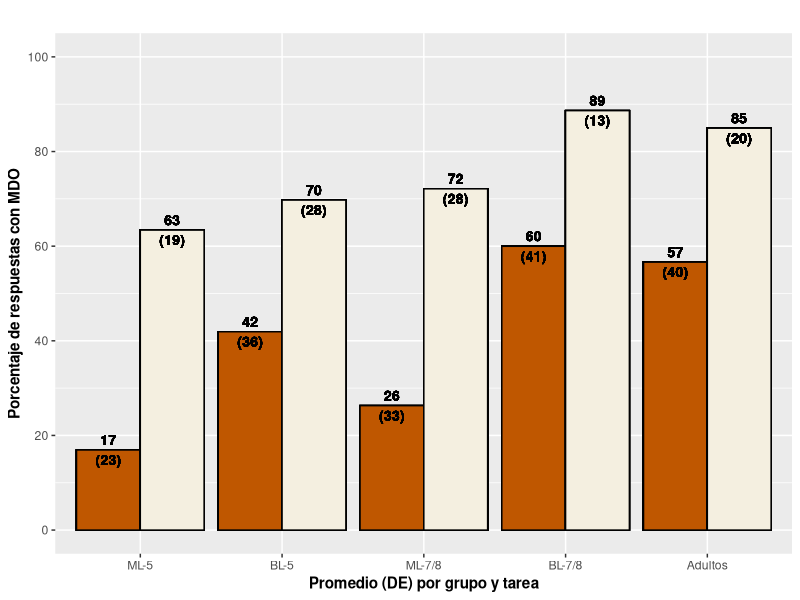
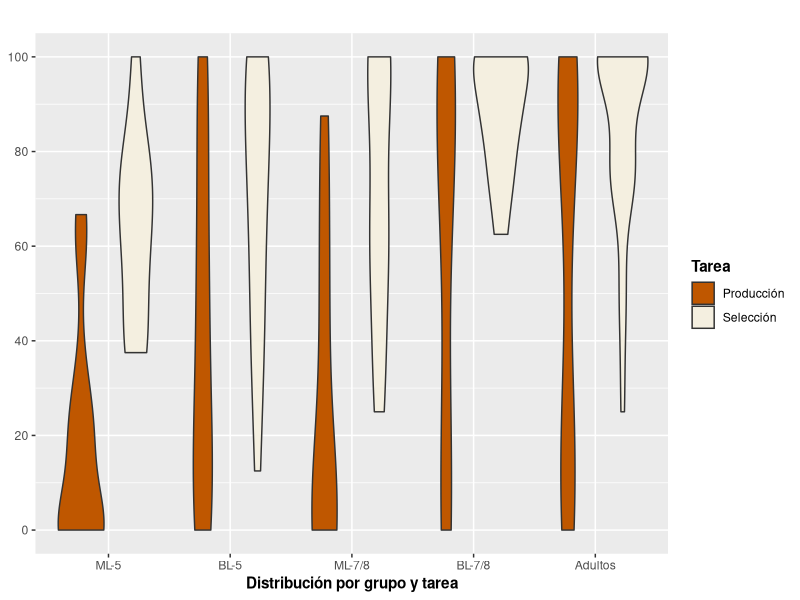
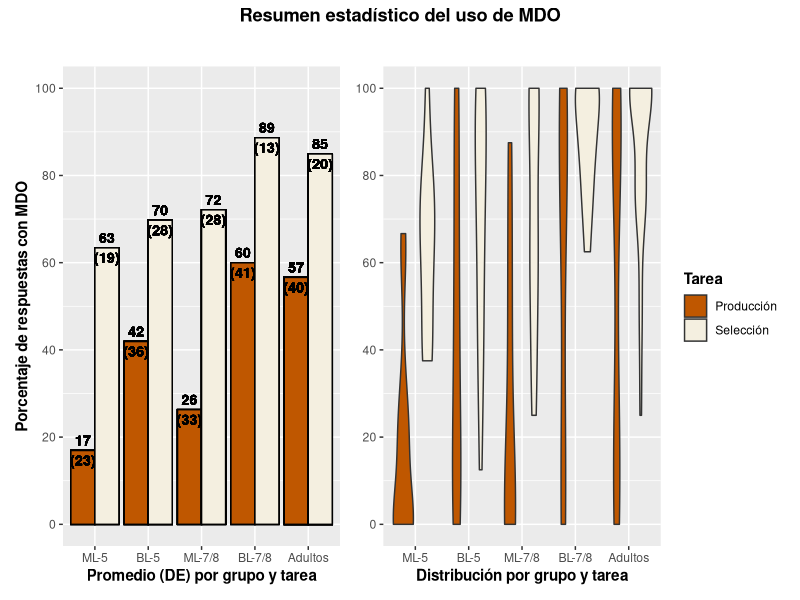
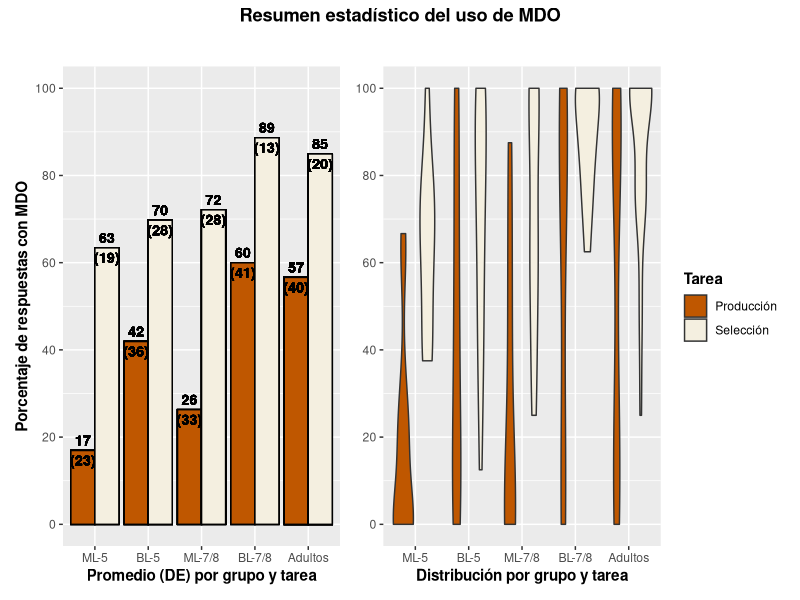

These figures' R source, in order:
library(tidyverse)
library(here)
library(patchwork)


# Load data
## Producción
DLI78_EPT <- read_csv(here("./CSV Files/DLI-78/DLI-78 DOM EPT.csv")) %>% 
  mutate(Group = "BL-7/8",
         Task = "Producción",
         School = "Bilingüe",
         Age = "7°/8° grado")

MLS78_EPT <- read_csv(here("./CSV Files/MLS-78/MLS-78 DOM EPT.csv")) %>%
  filter(!School == "GBCS") %>% 
  mutate(Group = "ML-7/8",
         Task = "Producción",
         School = "Monolingual",
         Age = "7°/8° grado")

DLI5_EPT <- read_csv(here("./CSV Files/DLI-5/DLI-5 DOM EPT.csv")) %>% 
  filter(Item %in% c("EPT-02", "EPT-08", "EPT-12", "EPT-14", "EPT-20", "EPT-24", "EPT-26", "EPT-32", "EPT-38", "EPT-42")) %>% 
  mutate(Group = "BL-5",
         Task = "Producción",
         School = "Bilingüe",
         Age = "5° grado")

MLS5_EPT <- read_csv(here("./CSV Files/MLS-5/MLS-5 DOM EPT.csv")) %>%
  filter(!School == "GBCS") %>% 
  mutate(Group = "ML-5",
         Task = "Producción",
         School = "Monolingual",
         Age = "5° grado")

HSA_EPT <- read_csv(here("./CSV Files/Adult HS/Adult HS DOM EPT.csv")) %>%
  filter(Item %in% c("EPT-02", "EPT-08", "EPT-12", "EPT-14", "EPT-20", "EPT-24", "EPT-26", "EPT-32", "EPT-38", "EPT-42")) %>%
  mutate(Group = "Adultos",
         Task = "Producción",
         School = "Adultos",
         Age = "Adultos")


## Selección
DLI78_FCT <- read_csv(here("./CSV Files/DLI-78/DLI-78 DOM FCT.csv")) %>% 
  mutate(Group = "BL-7/8",
         Task = "Selección",
         School = "Bilingüe",
         Age = "7°/8° grado")

MLS78_FCT <- read_csv(here("./CSV Files/MLS-78/MLS-78 DOM FCT.csv")) %>%
  filter(!School == "GBCS") %>% 
  mutate(Group = "ML-7/8",
         Task = "Selección",
         School = "Monolingual",
         Age = "7°/8° grado")

DLI5_FCT <- read_csv(here("./CSV Files/DLI-5/DLI-5 DOM FCT.csv")) %>% 
  mutate(Group = "BL-5",
         Task = "Selección",
         School = "Bilingüe",
         Age = "5° grado")

MLS5_FCT <- read_csv(here("./CSV Files/MLS-5/MLS-5 DOM FCT.csv")) %>%
  filter(!School == "GBCS") %>% 
  mutate(Group = "ML-5",
         Task = "Selección",
         School = "Monolingual",
         Age = "5° grado")

HSA_FCT <- read_csv(here("./CSV Files/Adult HS/Adult HS DOM FCT.csv")) %>%
  mutate(Group = "Adultos",
         Task = "Selección",
         School = "Adultos",
         Age = "Adultos")


# Join and tidy data
## Unify by task
Producción <- rbind(DLI78_EPT, MLS78_EPT, DLI5_EPT, MLS5_EPT, HSA_EPT)
Selección <- rbind(DLI78_FCT, MLS78_FCT, DLI5_FCT, MLS5_FCT, HSA_FCT)


## Create unified dataframe
Master <- rbind(Producción, Selección)
Master$Group <- factor(Master$Group, levels = c("ML-5", "BL-5", "ML-7/8", "BL-7/8", "Adultos"))


## Prepare averages by structures
Master_Bar <- Master %>%
  filter(!is.na(DOM_Use)) %>%
  group_by(Group, Task) %>%
  summarize(Total_Accuracy  = sum(DOM_Use, na.rm = TRUE),
            Total_Responses = n(),
            Ratio = 100 * Total_Accuracy / Total_Responses,
            .groups = "drop")

Master_Box <- Master %>%
  filter(!is.na(DOM_Use)) %>%
  group_by(Part_ID, Group, Task) %>%
  summarize(Total_Accuracy  = sum(DOM_Use, na.rm = TRUE),
            Total_Responses = n(),
            Ratio = 100 * Total_Accuracy / Total_Responses,
            .groups = "drop")


## Summary of SDs for bar graph
Master_Bar_Summary <- Master_Box %>%
  group_by(Group, Task) %>%
  summarize(Average = mean(Ratio, na.rm = TRUE), 
            SD = sd(Ratio, na.rm = TRUE), 
            .groups = "drop") %>% 
  left_join(Master_Box, Master_Bar_Summary, by = c("Group", "Task"))



# Create plots
## Bar graph
Bar_Graph <- Master_Bar_Summary %>% 
  ggplot(aes(x = Group, y = Average, fill = Task)) +
  geom_bar(position = "dodge", color = "black", stat = "identity") +
  scale_y_continuous(breaks = seq (0, 100, 20),
                     limits = c(0, 100)) +
    geom_text(aes(label = paste0(round(Average), "\n(", round(SD), ")")),
            position = position_dodge(width = .9),
            vjust = 0.5,
            size = 3.5,
            fontface = "bold") +
  scale_fill_manual(values = c("#BF5700", "#F4EFE0")) +
  labs(x = "Promedio (DE) por grupo y tarea", y = "Porcentaje de respuestas con MDO", title = "") +
  theme(axis.title = element_text(face = "bold"),
        plot.title = element_text(hjust = 0.5, face = "bold"),
        legend.position = "none",
        strip.text = element_text(face = "bold"),
        strip.text.x = element_text(face = "bold"))

Bar_Graph

## Generate boxplot
Boxplot <- Master_Box %>% 
  ggplot(aes(x = Group, y = Ratio, fill = Task)) +
  geom_violin() +
  scale_y_continuous(breaks = seq (0, 100, 20),
                     limits = c(0, 100)) +
  scale_fill_manual(values = c("#BF5700", "#F4EFE0")) +
  labs(x = "Distribución por grupo y tarea", fill = "Tarea", title = "") +
  theme(axis.title = element_text(face = "bold"),
        plot.title = element_text(hjust = 0.5, face = "bold"),
        legend.title = element_text(face = "bold"),
        strip.text = element_text(face = "bold"),
        strip.text.x = element_text(face = "bold"),
        axis.title.y = element_blank())

Boxplot  


## Create joint plot
Group_Plot <- (Bar_Graph + Boxplot) + 
  plot_annotation(title = "Resumen estadístico del uso de MDO") & 
  theme(plot.title = element_text(face = "bold", hjust = 0.5))

Group_Plot

ggsave(filename = here("Abstracts and Talks", "ALFAL 2026", "Graphs", "ALFAL 2026 Summary Graph.pdf"),
       plot = Group_Plot,
       device = "pdf",
       width = 10,
       height = 4,
       units = "in")
